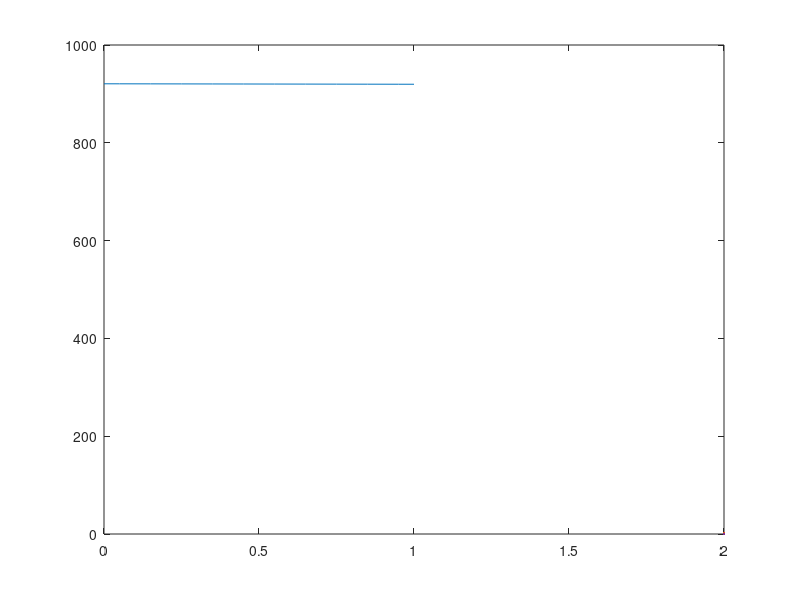

Here is the MATLAB script that generated this plot: (Note: this script raises an error after producing the figure.)
close all
clear
clc

e = exp(1);
n = 1000;
m = 0;

f = 0.5;
n_1 = n * f;
%% rho: x-axis  optimal variance: y-axis
variance = [];
for rho = 0:0.05:1
    q = (n - 1) / (1 + e) / (n - 1 - m * rho);
    p = 1 - q;
    % variance
    h_1 = p * q / (p - q)^2;
    h_2 = n + rho * ((2 * n_1 - n)^2 - n) / (n - 1);
    variance(end+1) = h_1 * h_2;
end

rho = 0:0.05:1;
plot(rho, variance, LineWidth = 2, Color = [1, 0, 0]);

xlabel('Correlation $\rho$', Interpreter = 'latex')
ylabel('$Var(p,\rho)$', FontWeight = 'bold', Interpreter = 'latex')
set(gca, 'FontSize', 20, 'FontName', 'Times New Roman');
set(gcf, 'Position', [100, 100, 500, 500])

p = e / (e + 1);
q = 1 - p;
yline(p*q*n/((p - q)^2), '--', LineWidth = 2, Color = [0, 0, 1]);

legend("JRR", "RR", Location = "southwest", Interpreter = 'latex')
